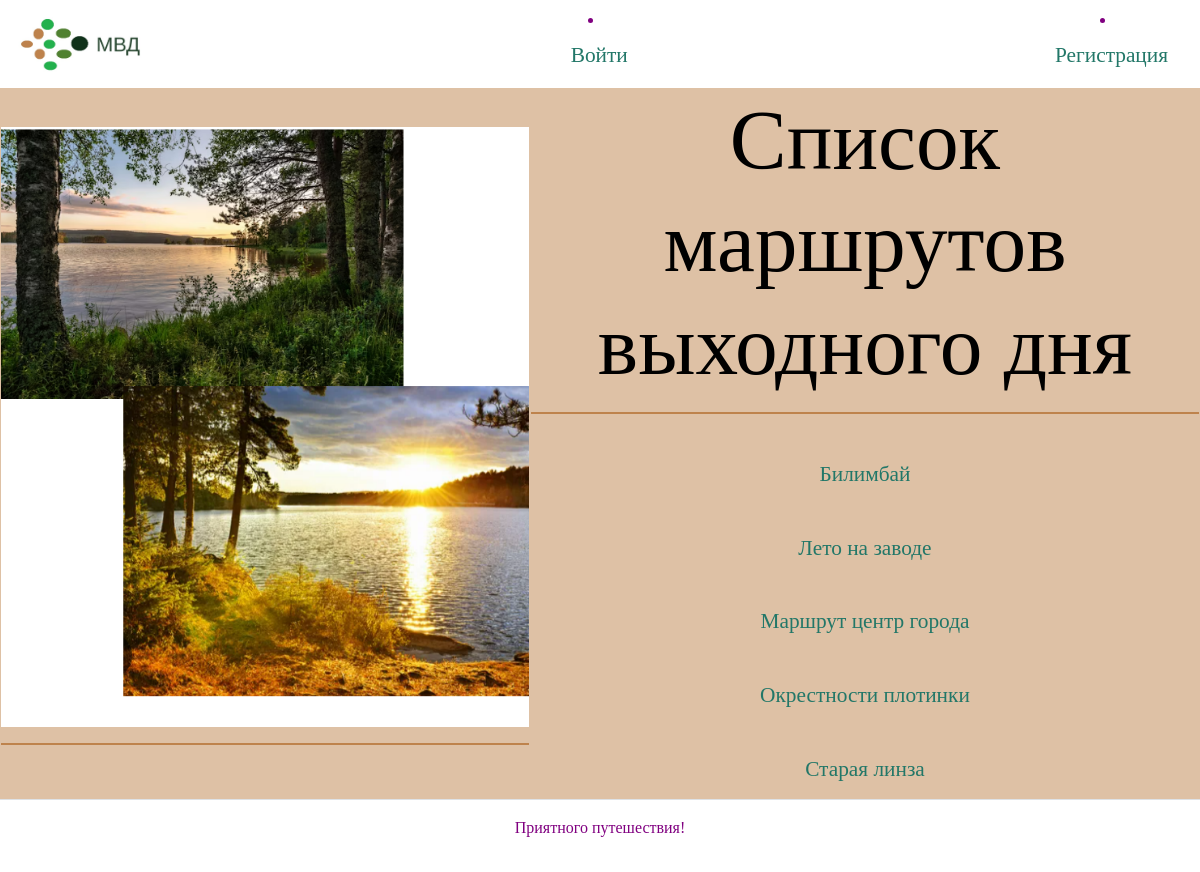
The page /weekends_routes/ on the database its author committed.
### sverdlovskroute/models.py (models this page shows)
class Weekend_rout(models.Model):
    name = models.CharField(max_length=200)
    description = models.TextField()
    interesting_place = models.ManyToManyField(Interesting_place)
    location = models.TextField()
    img = models.ImageField(upload_to='images/', blank=True, null=True)
    favourites_routes = models.ManyToManyField(User, related_name='favourites_routes', blank=True)
    class Meta:
        ordering = ["name"]
    def __str__(self):
        return self.name

### sverdlovskroute/views.py (the view)
# urls.py: path('weekends_routes/', views.weekends_routes_list, name = 'weekends_routes_list'),
def weekends_routes_list(request):
    weekends_routes_list = Weekend_rout.objects.all()
    template = 'sverdlovskroute/weekends_routes_list.html'
    title = 'Маршруты выходного дня по Свердловской области'
    context = {
        'title': title,
        'weekends_routes_list': weekends_routes_list,
    }
    return render(request, template, context)

### templates/sverdlovskroute/weekends_routes_list.html
{% extends 'base.html' %}
{% load static %}
{% block content %}
        <table>
            <tr>
                <th> <img src="/static/img/img9.png" align=”middle” height="600px">
                    <hr>
                    </th><th><h1> Список маршрутов выходного дня </h1><hr>
                        {% for r in weekends_routes_list %}
                        <br>
                        <h3> <a class="nav-link" href="{% url 'weekends_routes_detail'  r.id %}">{{ r }}</a></h3>
                {% endfor %}</th>
            </tr>
          </table>
{% endblock %}

### static/css/main.css (style rules this page uses)
body { background-image: url('img/fon1.png'); background-repeat: no-repeat; background-size: cover; font-family: "Kyiv*Type Titling"; color: purple; }
h1 { font-family: "Kyiv*Type Titling" }

### templates/includes/header.html (style rules this page uses)
body { background-image: url('/static/img/fon1.png'); background-repeat: no-repeat; background-size: cover; font-family: "Kyiv*Type Titling"; color: #000000; }
h1 { font-family: "Kyiv*Type Titling"; color: #000000; font-size: 64pt; text-align: center }
h3 { font-family: "Kyiv*Type Titling"; color: #000000; font-size: 16pt; text-align: center }
a { color: #227768; font-size: 16pt; text-decoration: none; }
th { text-align: center }
hr { border: none; background-color: #BE834C; color: #BE834C; height: 2px; }

### rows shown on the page
Weekend_rout: name "Билимбай"
Weekend_rout: name "Лето на заводе"
Weekend_rout: name "Маршрут центр города"
Weekend_rout: name "Окрестности плотинки"
Weekend_rout: name "Старая линза"
